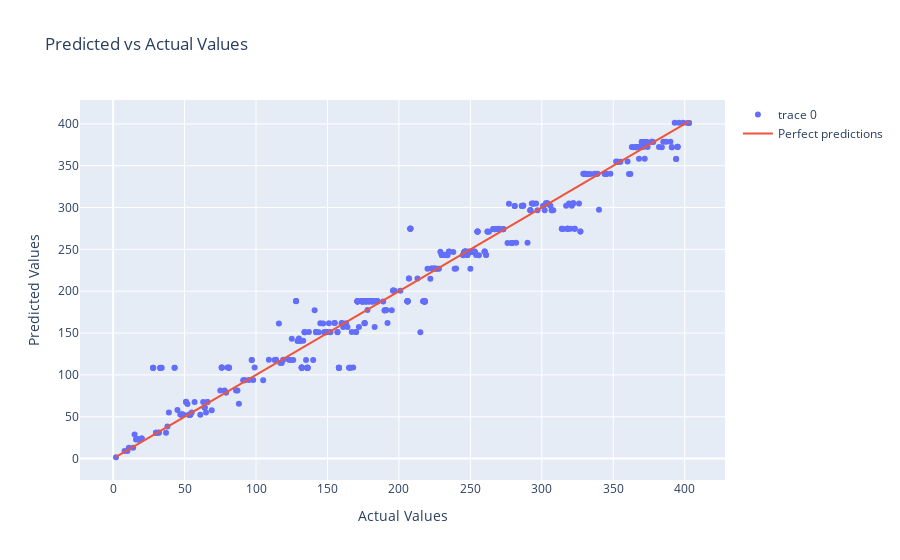
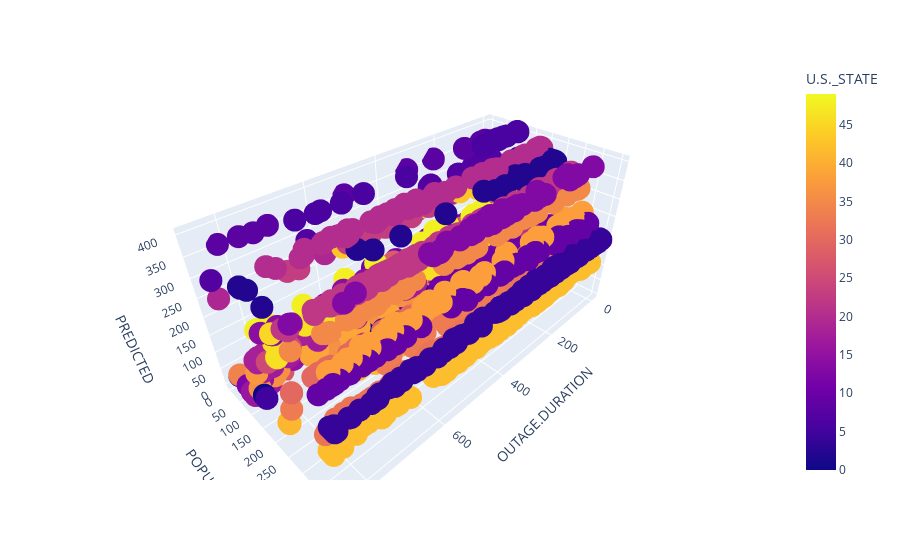

Here is the notebook cell these charts were saved with, in order:
### Markdown cell above
## Model Predictions and Visualization
In this section, we use the best model from the grid search to make predictions and visualize the results.

## 1. Predicted vs Actual Values
We first use the best model to make predictions on the test set. We then create a scatter plot of the predicted values versus the actual values. This plot helps us understand how well our model’s predictions align with the actual values. Each point represents an instance in the test set. The closer a point is to the line of perfect predictions (where the predicted value is equal to the actual value), the more accurate the prediction.

As we can see, simply by using US States and OUTAGE DURATION, we could closely approximate the number of residential customers affected. 

## 2. 3D Scatter Plot of Predictions
Next, we use the best model to make predictions on the entire dataset. We then create a 3D scatter plot with OUTAGE.DURATION and POPULATION as the x and y axes, and the predicted RES.CUST.PCT as the z-axis. The points are colored by U.S._STATE. This plot helps us visualize the relationship between the features and the predicted target variable in three dimensions. It can be especially useful when dealing with multiple features, as it allows us to explore potential interactions and patterns in the data.

### Code cell
import plotly.graph_objects as go
import plotly.express as px

# Use the best model to make predictions on the test set
y_pred = grid_search.predict(X_test)

# Create a scatter plot of predicted vs actual values
fig = go.Figure(data=go.Scatter(x=y_test, y=y_pred, mode='markers'))

# Add a line for perfect predictions
fig.add_trace(go.Scatter(x=y_test, y=y_test, mode='lines', name='Perfect predictions'))

# Add title and labels
fig.update_layout(title='Predicted vs Actual Values',
                  xaxis_title='Actual Values',
                  yaxis_title='Predicted Values')

# Show the plot
fig.show()

# Use the best model to make predictions
ploted_outage = processed_outage.copy()
ploted_outage['PREDICTED'] = grid_search.predict(ploted_outage[['U.S._STATE', 'OUTAGE.DURATION']])

# Create a 3D scatter plot
fig = px.scatter_3d(ploted_outage, x='OUTAGE.DURATION', y='POPULATION', z='PREDICTED', color='U.S._STATE')
fig.show()

### Figure 1 — Plotly figure (JSON) as saved in the notebook; plotly's stock layout.template omitted (floating-point values rounded to 4 significant figures; data arrays with more than 128 entries replaced by an {"elided": "..."} marker saying what was removed)
{"data": [{"mode": "markers", "type": "scatter", "x": {"elided": "461 int values"}, "y": {"elided": "461 float values"}}, {"mode": "lines", "name": "Perfect predictions", "type": "scatter", "x": {"elided": "461 int values"}, "y": {"elided": "461 int values"}}], "layout": {"title": {"text": "Predicted vs Actual Values"}, "xaxis": {"title": {"text": "Actual Values"}}, "yaxis": {"title": {"text": "Predicted Values"}}}}

### Figure 2 — Plotly figure (JSON) as saved in the notebook; plotly's stock layout.template omitted (floating-point values rounded to 4 significant figures; data arrays with more than 128 entries replaced by an {"elided": "..."} marker saying what was removed)
{"data": [{"hovertemplate": "OUTAGE.DURATION=%{x}<br>POPULATION=%{y}<br>PREDICTED=%{z}<br>U.S._STATE=%{marker.color}<extra></extra>", "legendgroup": "", "marker": {"color": {"elided": "1534 int values"}, "coloraxis": "coloraxis", "symbol": "circle"}, "mode": "markers", "name": "", "scene": "scene", "showlegend": false, "type": "scatter3d", "x": {"elided": "1534 int values"}, "y": {"elided": "1534 int values"}, "z": {"elided": "1534 float values"}}], "layout": {"coloraxis": {"colorbar": {"title": {"text": "U.S._STATE"}}, "colorscale": [[0, "#0d0887"], [0.1111, "#46039f"], [0.2222, "#7201a8"], [0.3333, "#9c179e"], [0.4444, "#bd3786"], [0.5556, "#d8576b"], [0.6667, "#ed7953"], [0.7778, "#fb9f3a"], [0.8889, "#fdca26"], [1, "#f0f921"]]}, "legend": {"tracegroupgap": 0}, "margin": {"t": 60}, "scene": {"domain": {"x": [0, 1], "y": [0, 1]}, "xaxis": {"title": {"text": "OUTAGE.DURATION"}}, "yaxis": {"title": {"text": "POPULATION"}}, "zaxis": {"title": {"text": "PREDICTED"}}}}}
